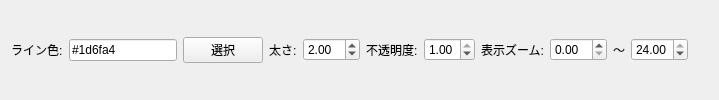
          <widget class="QWidget" name="widgetLine">
           <layout class="QHBoxLayout" name="layoutLine">
            <item>
             <widget class="QLabel" name="lblLineColor">
              <property name="text">
               <string>ライン色:</string>
              </property>
             </widget>
            </item>
            <item>
             <widget class="QLineEdit" name="txtLineColor">
              <property name="text">
               <string>#1d6fa4</string>
              </property>
              <property name="maximumWidth">
               <number>90</number>
              </property>
             </widget>
            </item>
            <item>
             <widget class="QPushButton" name="btnLineColor">
              <property name="text">
               <string>選択</string>
              </property>
              <property name="maximumWidth">
               <number>52</number>
              </property>
             </widget>
            </item>
            <item>
             <widget class="QLabel" name="lblLineWidth">
              <property name="text">
               <string>太さ:</string>
              </property>
             </widget>
            </item>
            <item>
             <widget class="QDoubleSpinBox" name="spinLineWidth">
              <property name="minimum">
               <double>0.500000000000000</double>
              </property>
              <property name="maximum">
               <double>20.000000000000000</double>
              </property>
              <property name="singleStep">
               <double>0.500000000000000</double>
              </property>
              <property name="value">
               <double>2.000000000000000</double>
              </property>
              <property name="maximumWidth">
               <number>80</number>
              </property>
             </widget>
            </item>
            <item>
             <widget class="QLabel" name="lblLineOpacity">
              <property name="text">
               <string>不透明度:</string>
              </property>
             </widget>
            </item>
            <item>
             <widget class="QDoubleSpinBox" name="spinLineOpacity">
              <property name="minimum">
               <double>0.000000000000000</double>
              </property>
              <property name="maximum">
               <double>1.000000000000000</double>
              </property>
              <property name="singleStep">
               <double>0.100000000000000</double>
              </property>
              <property name="value">
               <double>1.000000000000000</double>
              </property>
              <property name="maximumWidth">
               <number>80</number>
              </property>
             </widget>
            </item>
            <item>
             <widget class="QLabel" name="lblLineZoom">
              <property name="text"><string>表示ズーム:</string></property>
             </widget>
            </item>
            <item>
             <widget class="QDoubleSpinBox" name="spinLineMinZoom">
              <property name="minimum"><double>0.0</double></property>
              <property name="maximum"><double>24.0</double></property>
              <property name="value"><double>0.0</double></property>
              <property name="maximumWidth"><number>70</number></property>
             </widget>
            </item>
            <item>
             <widget class="QLabel" name="lblLineZoomTo">
              <property name="text"><string>～</string></property>
             </widget>
            </item>
            <item>
             <widget class="QDoubleSpinBox" name="spinLineMaxZoom">
              <property name="minimum"><double>0.0</double></property>
              <property name="maximum"><double>24.0</double></property>
              <property name="value"><double>24.0</double></property>
              <property name="maximumWidth"><number>70</number></property>
             </widget>
            </item>
            <item>
             <spacer name="spacerLine">
              <property name="orientation">
               <enum>Qt::Horizontal</enum>
              </property>
              <property name="sizeHint" stdset="0">
               <size>
                <width>20</width>
                <height>20</height>
               </size>
              </property>
             </spacer>
            </item>
           </layout>
          </widget>
